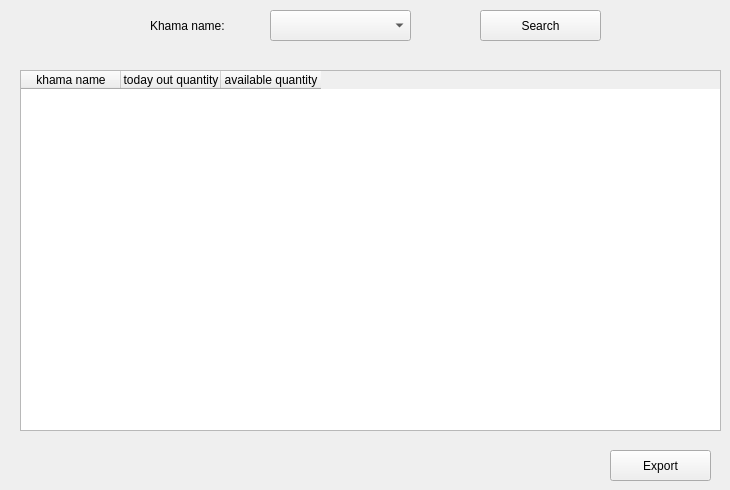
    <widget class="QWidget" name="tab_3">
     <attribute name="title">
      <string>report</string>
     </attribute>
     <widget class="QTableWidget" name="tableWidget_2">
      <property name="geometry">
       <rect>
        <x>20</x>
        <y>70</y>
        <width>701</width>
        <height>361</height>
       </rect>
      </property>
      <column>
       <property name="text">
        <string>khama name</string>
       </property>
      </column>
      <column>
       <property name="text">
        <string>today out quantity</string>
       </property>
      </column>
      <column>
       <property name="text">
        <string>available quantity</string>
       </property>
      </column>
     </widget>
     <widget class="QPushButton" name="pushButton_3">
      <property name="geometry">
       <rect>
        <x>610</x>
        <y>450</y>
        <width>101</width>
        <height>31</height>
       </rect>
      </property>
      <property name="text">
       <string>Export</string>
      </property>
     </widget>
     <widget class="QComboBox" name="comboBox_5">
      <property name="geometry">
       <rect>
        <x>270</x>
        <y>10</y>
        <width>141</width>
        <height>31</height>
       </rect>
      </property>
     </widget>
     <widget class="QLabel" name="label_10">
      <property name="geometry">
       <rect>
        <x>150</x>
        <y>10</y>
        <width>81</width>
        <height>31</height>
       </rect>
      </property>
      <property name="text">
       <string>Khama name: </string>
      </property>
     </widget>
     <widget class="QPushButton" name="pushButton_4">
      <property name="geometry">
       <rect>
        <x>480</x>
        <y>10</y>
        <width>121</width>
        <height>31</height>
       </rect>
      </property>
      <property name="text">
       <string>Search</string>
      </property>
     </widget>
    </widget>
